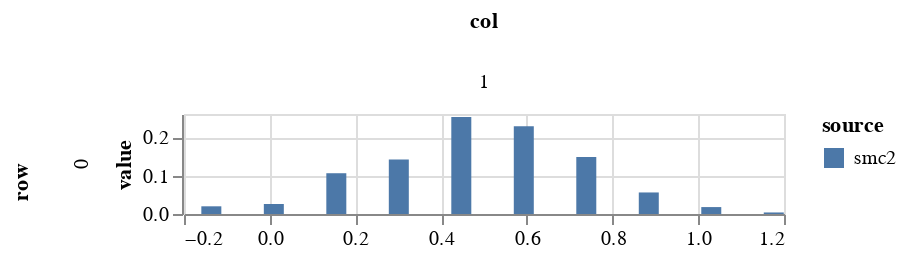

The notebook cell saved with this chart:
### Code cell
pdata = get_histogram_data(ps_smc2, 'beta')
pdata['source'] = 'smc2'

beta_hist = plot_weighted_histogram(pdata)
beta_hist

### Figure 1 — Vega-Lite specification as saved in the notebook (floating-point values rounded to 4 significant figures)
{"config": {"view": {"continuousWidth": 400, "continuousHeight": 300}}, "data": {"name": "data-8ed30958cca4eab44e4f5e1d3c6b2146"}, "mark": {"type": "bar", "width": 10}, "encoding": {"color": {"type": "nominal", "field": "source"}, "column": {"type": "quantitative", "field": "col"}, "row": {"type": "quantitative", "field": "row"}, "x": {"type": "quantitative", "field": "bin", "title": null}, "y": {"type": "quantitative", "field": "value"}}, "height": 50, "resolve": {"scale": {"x": "independent"}}, "width": 300, "$schema": "https://vega.github.io/schema/vega-lite/v4.8.1.json", "datasets": {"data-8ed30958cca4eab44e4f5e1d3c6b2146": [{"value": 0.02, "bin": -0.1362, "row": 0, "col": 1, "source": "smc2"}, {"value": 0.026, "bin": 0.0096, "row": 0, "col": 1, "source": "smc2"}, {"value": 0.106, "bin": 0.1554, "row": 0, "col": 1, "source": "smc2"}, {"value": 0.142, "bin": 0.3012, "row": 0, "col": 1, "source": "smc2"}, {"value": 0.252, "bin": 0.447, "row": 0, "col": 1, "source": "smc2"}, {"value": 0.228, "bin": 0.5929, "row": 0, "col": 1, "source": "smc2"}, {"value": 0.148, "bin": 0.7387, "row": 0, "col": 1, "source": "smc2"}, {"value": 0.056, "bin": 0.8845, "row": 0, "col": 1, "source": "smc2"}, {"value": 0.018, "bin": 1.03, "row": 0, "col": 1, "source": "smc2"}, {"value": 0.004, "bin": 1.176, "row": 0, "col": 1, "source": "smc2"}]}}
